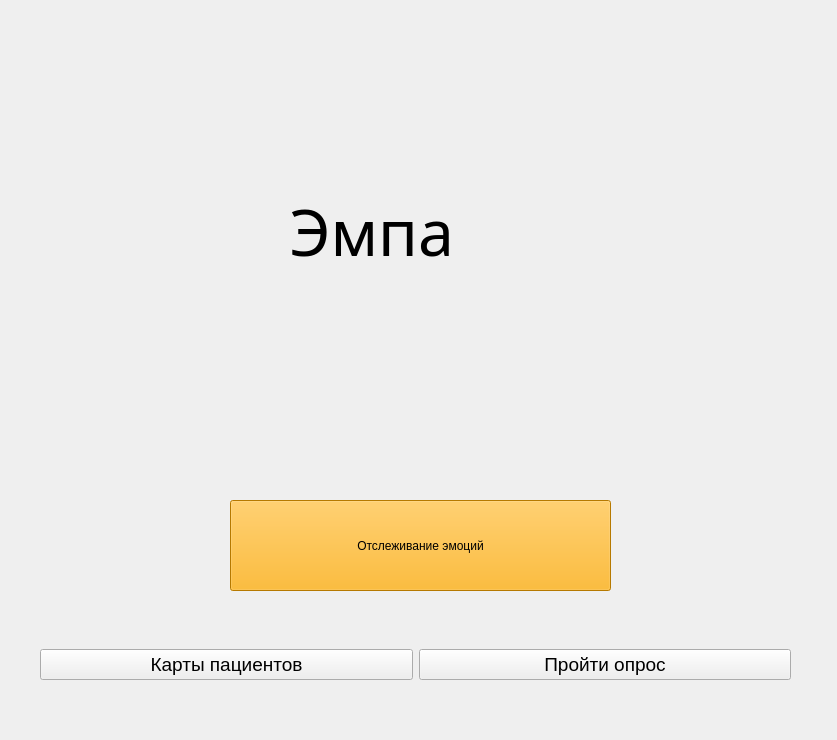
<?xml version="1.0" encoding="UTF-8"?>
<ui version="4.0">
 <class>Form</class>
 <widget class="QWidget" name="Form">
  <property name="geometry">
   <rect>
    <x>0</x>
    <y>0</y>
    <width>837</width>
    <height>740</height>
   </rect>
  </property>
  <property name="windowTitle">
   <string>Form</string>
  </property>
  <property name="styleSheet">
   <string notr="true">font: 75 48pt &quot;Century Gothic&quot;;</string>
  </property>
  <widget class="QLabel" name="label">
   <property name="geometry">
    <rect>
     <x>290</x>
     <y>110</y>
     <width>311</width>
     <height>241</height>
    </rect>
   </property>
   <property name="font">
    <font>
     <family>Century Gothic</family>
     <pointsize>48</pointsize>
     <weight>9</weight>
     <italic>false</italic>
     <bold>false</bold>
    </font>
   </property>
   <property name="text">
    <string>Эмпа</string>
   </property>
  </widget>
  <widget class="QWidget" name="horizontalLayoutWidget">
   <property name="geometry">
    <rect>
     <x>40</x>
     <y>609</y>
     <width>751</width>
     <height>111</height>
    </rect>
   </property>
   <layout class="QHBoxLayout" name="horizontalLayout">
    <item>
     <widget class="QPushButton" name="pushButton_2">
      <property name="font">
       <font>
        <family>MS Shell Dlg 2</family>
        <pointsize>14</pointsize>
        <weight>50</weight>
        <italic>false</italic>
        <bold>false</bold>
       </font>
      </property>
      <property name="styleSheet">
       <string notr="true">font: 9pt &quot;Century Gothic&quot;;
font: 14pt &quot;MS Shell Dlg 2&quot;;</string>
      </property>
      <property name="text">
       <string>Карты пациентов</string>
      </property>
     </widget>
    </item>
    <item>
     <widget class="QPushButton" name="pushButton_3">
      <property name="font">
       <font>
        <family>MS Shell Dlg 2</family>
        <pointsize>14</pointsize>
        <weight>50</weight>
        <italic>false</italic>
        <bold>false</bold>
       </font>
      </property>
      <property name="styleSheet">
       <string notr="true">font: 9pt &quot;Century Gothic&quot;;
font: 14pt &quot;MS Shell Dlg 2&quot;;</string>
      </property>
      <property name="text">
       <string>Пройти опрос</string>
      </property>
     </widget>
    </item>
   </layout>
  </widget>
  <widget class="QPushButton" name="pushButton">
   <property name="geometry">
    <rect>
     <x>230</x>
     <y>500</y>
     <width>381</width>
     <height>91</height>
    </rect>
   </property>
   <property name="styleSheet">
    <string notr="true">font: 16pt &quot;Century Gothic&quot;;
background-color: rgb(255, 170, 0);</string>
   </property>
   <property name="text">
    <string>Отслеживание эмоций</string>
   </property>
  </widget>
 </widget>
 <resources/>
 <connections/>
</ui>
